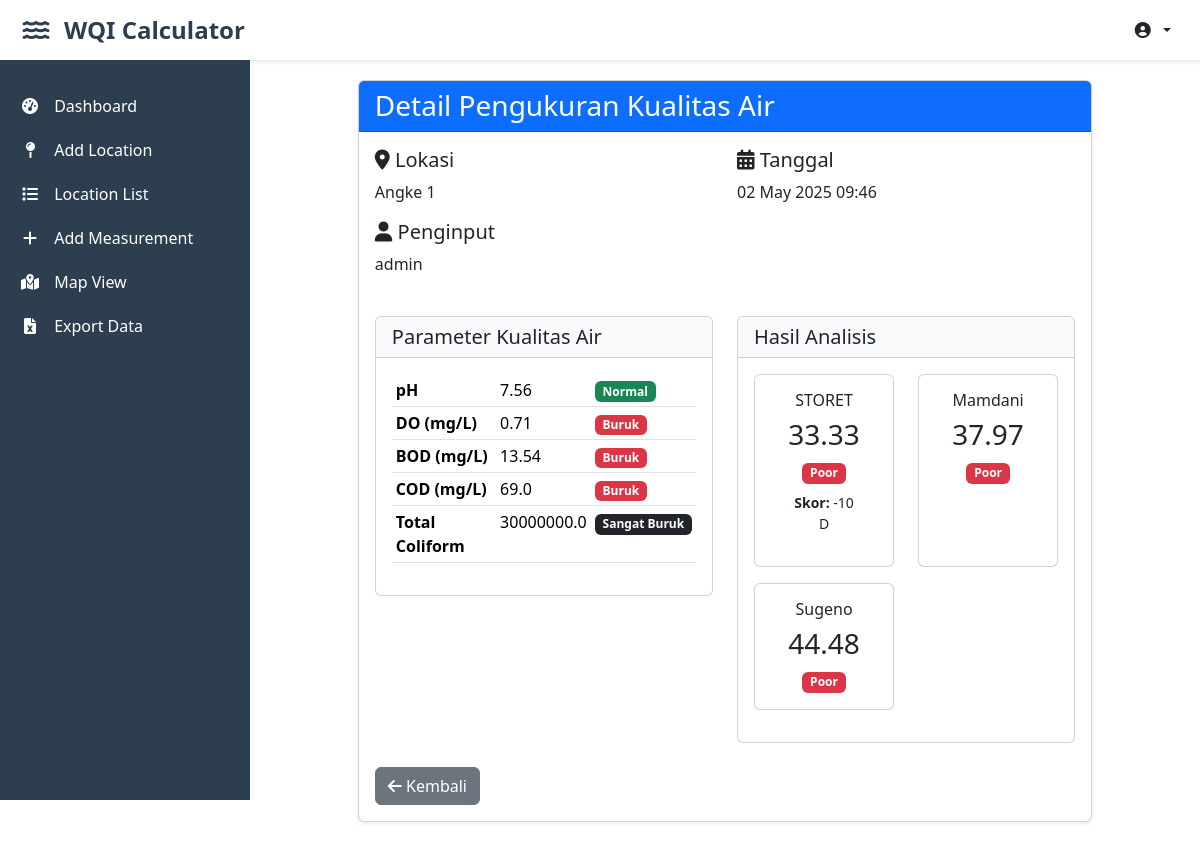
/measurement/1/, run on the app's committed database.
### wqi_app/models.py (models this page shows, shortened)
class WaterQualityMeasurement(models.Model):
    user = models.ForeignKey(User, on_delete=models.CASCADE)
    location = models.ForeignKey(Location, on_delete=models.CASCADE)
    date = models.DateTimeField(auto_now_add=True)
    ph = models.FloatField()
    do = models.FloatField()
    bod = models.FloatField()
    cod = models.FloatField()
    total_coliform = models.FloatField()
    mamdani_wqi = models.FloatField(null=True, blank=True)
    mamdani_category = models.CharField(max_length=20, null=True, blank=True)
    sugeno_wqi = models.FloatField(null=True, blank=True)
    sugeno_category = models.CharField(max_length=20, null=True, blank=True)
    storet_wqi = models.FloatField(null=True, blank=True)
    storet_category = models.CharField(max_length=20, null=True, blank=True)
    storet_score = models.IntegerField(null=True, blank=True)
    storet_class = models.CharField(max_length=50, null=True, blank=True)
    class Meta:
        ordering = ['-date']

class Location(models.Model):
    name = models.CharField(max_length=100)
    latitude = models.DecimalField(max_digits=9, decimal_places=6)
    longitude = models.DecimalField(max_digits=9, decimal_places=6)
    description = models.TextField(blank=True)
    class Meta:
        ordering = ['name']
        verbose_name = 'Location'
        verbose_name_plural = 'Locations'

### wqi_app/views.py (the view)
# urls.py: path('measurement/<int:measurement_id>/', views.measurement_detail, name='measurement_detail'),
def measurement_detail(request, measurement_id):  # Ganti parameter menjadi measurement_id
    measurement = get_object_or_404(WaterQualityMeasurement, pk=measurement_id)
    print(f"Debug - Kategori Sugeno: {measurement.sugeno_category}")
    print(f"Debug - Kategori Mamdani: {measurement.mamdani_category}")
    print(f"Debug - Kategori STORET: {measurement.storet_category}")
    context = {
        'measurement': measurement,
        'title': 'Detail Pengukuran'
    }
    return render(request, 'wqi_app/measurement_detail.html', context)

### wqi_app/templatetags/wqi_filters.py (called while the page is built)
@register.filter(name='get_category_color')
def get_category_color(category):
    if not category:
        return 'secondary'
    category = str(category).strip().lower()
    color_map = {
        'excellent': 'success',
        'baik sekali': 'success',
        'good': 'info',
        'baik': 'info',
        'fair': 'warning',
        'sedang': 'warning',
        'poor': 'danger',
        'buruk': 'danger',
        'sangat buruk': 'dark'
    }
    return color_map.get(category, 'secondary')

def _safe_float_conversion(value):
    try:
        return float(value)
    except (TypeError, ValueError):
        return None

@register.filter(name='get_ph_status')
def get_ph_status(value):
    ph_value = _safe_float_conversion(value)
    if ph_value is None:
        return mark_safe('<span class="badge bg-secondary">-</span>')
    if 6.5 <= ph_value <= 8.5:
        return mark_safe('<span class="badge bg-success" title="pH Optimal">Normal</span>')
    elif 6.0 <= ph_value < 6.5 or 8.5 < ph_value <= 9.0:
        return mark_safe('<span class="badge bg-warning" title="pH Diluar Range Optimal">Sedang</span>')
    else:
        return mark_safe('<span class="badge bg-danger" title="pH Berbahaya">Tidak Normal</span>')

@register.filter(name='get_do_status')
def get_do_status(value):
    do_value = _safe_float_conversion(value)
    if do_value is None:
        return mark_safe('<span class="badge bg-secondary">-</span>')
    if do_value >= 6:
        return mark_safe('<span class="badge bg-success" title="Oksigen Terlarut Tinggi">Baik</span>')
    elif 4 <= do_value < 6:
        return mark_safe('<span class="badge bg-warning" title="Oksigen Terlarut Cukup">Cukup</span>')
    elif 2 <= do_value < 4:
        return mark_safe('<span class="badge bg-warning" title="Oksigen Terlarut Rendah">Rendah</span>')
    else:
        return mark_safe('<span class="badge bg-danger" title="Oksigen Terlarut Sangat Rendah">Buruk</span>')

### wqi_app/templates/wqi_app/measurement_detail.html
{% extends 'base.html' %}
{% load wqi_filters %}
{% block content %}
<div class="container">
    <div class="row justify-content-center">
        <div class="col-lg-10">
            <div class="card shadow-sm mb-4">
                <div class="card-header bg-primary text-white">
                    <h3 class="mb-0">Detail Pengukuran Kualitas Air</h3>
                </div>
                <div class="card-body">
                    <div class="row mb-4">
                        <div class="col-md-6">
                            <h5><i class="fas fa-map-marker-alt"></i> Lokasi</h5>
                            <p>{{ measurement.location.name }}</p>
                            <h5><i class="fas fa-user"></i> Penginput</h5>
                            <p>{{ measurement.user.get_full_name|default:measurement.user.username }}</p>
                        </div>
                        <div class="col-md-6">
                            <h5><i class="fas fa-calendar-alt"></i> Tanggal</h5>
                            <p>{{ measurement.date|date:"d F Y H:i" }}</p>
                        </div>
                    </div>
                    <div class="row">
                        <div class="col-md-6 mb-4">
                            <div class="card">
                                <div class="card-header bg-light">
                                    <h5 class="mb-0">Parameter Kualitas Air</h5>
                                </div>
                                <div class="card-body">
                                    <table class="table table-sm">
                                        <tbody>
                                            <tr>
                                                <th>pH</th>
                                                <td>{{ measurement.ph }}</td>
                                                <td>{{ measurement.ph|get_ph_status }}</td>
                                            </tr>
                                            <tr>
                                                <th>DO (mg/L)</th>
                                                <td>{{ measurement.do }}</td>
                                                <td>{{ measurement.do|get_do_status }}</td>
                                            </tr>
                                            <tr>
                                                <th>BOD (mg/L)</th>
                                                <td>{{ measurement.bod }}</td>
                                                <td>{{ measurement.bod|get_bod_status }}</td>
                                            </tr>
                                            <tr>
                                                <th>COD (mg/L)</th>
                                                <td>{{ measurement.cod }}</td>
                                                <td>{{ measurement.cod|get_cod_status }}</td>
                                            </tr>
                                            <tr>
                                                <th>Total Coliform</th>
                                                <td>{{ measurement.total_coliform }}</td>
                                                <td>{{ measurement.total_coliform|get_tc_status }}</td>
                                            </tr>
                                        </tbody>
                                    </table>
                                </div>
                            </div>
                        </div>
                        <div class="col-md-6 mb-4">
                            <div class="card">
                                <div class="card-header bg-light">
                                    <h5 class="mb-0">Hasil Analisis</h5>
                                </div>
                                <div class="card-body">
                                    <div class="row">
                                        <div class="col-md-6 mb-3">
                                            <div class="card h-100">
                                                <div class="card-body text-center">
                                                    <h6>STORET</h6>
                                                    <h3>{{ measurement.storet_wqi|default:"-"|floatformat:2 }}</h3>
                                                    {% if measurement.storet_category %}
                                                    <span class="badge bg-{{ measurement.storet_category|get_category_color }}">
                                                        {{ measurement.storet_category|title }}
                                                    </span>
                                                    {% else %}
                                                    <span class="badge bg-secondary">Tidak tersedia</span>
                                                    {% endif %}
                                                    <p class="mt-2 small">
                                                        {% if measurement.storet_score %}
                                                        <strong>Skor:</strong> {{ measurement.storet_score }}<br>
                                                        {% endif %}
                                                        {% if measurement.storet_class %}
                                                        {{ measurement.storet_class }}
                                                        {% endif %}
                                                    </p>
                                                </div>
                                            </div>
                                        </div>
                                        <div class="col-md-6 mb-3">
                                            <div class="card h-100">
                                                <div class="card-body text-center">
                                                    <h6>Mamdani</h6>
                                                    <h3>{{ measurement.mamdani_wqi|default:"-"|floatformat:2 }}</h3>
                                                    {% if measurement.mamdani_category %}
                                                    <span class="badge bg-{{ measurement.mamdani_category|get_category_color }}">
                                                        {{ measurement.mamdani_category|title }}
                                                    </span>
                                                    {% else %}
                                                    <span class="badge bg-secondary">Tidak tersedia</span>
                                                    {% endif %}
                                                </div>
                                            </div>
                                        </div>
                                        <div class="col-md-6 mb-3">
                                            <div class="card h-100">
                                                <div class="card-body text-center">
                                                    <h6>Sugeno</h6>
                                                    <h3>{{ measurement.sugeno_wqi|default:"-"|floatformat:2 }}</h3>
                                                    {% if measurement.sugeno_category %}
                                                    <span class="badge bg-{{ measurement.sugeno_category|get_category_color }}">
                                                        {{ measurement.sugeno_category|title }}
                                                    </span>
                                                    {% else %}
                                                    <span class="badge bg-secondary">Tidak tersedia</span>
                                                    {% endif %}
                                                </div>
                                            </div>
                                        </div>
                                    </div>
                                </div>
                            </div>
                        </div>
                    </div>
                    <a href="{% url 'dashboard' %}" class="btn btn-secondary">
                        <i class="fas fa-arrow-left"></i> Kembali
                    </a>
                </div>
            </div>
        </div>
    </div>
</div>
{% endblock %}

### wqi_app/templates/base.html (style rules this page uses)
:root { --sidebar-width: 250px; --topbar-height: 60px; }
body { min-height: 100vh; overflow-x: hidden; }

### data on the page
WaterQualityMeasurement: location.name "Angke 1", user.get_full_name "admin", date "02 May 2025 09:46", ph "7.56", ph|get_ph_status "Normal", do "0.71", do|get_do_status "Buruk", bod "13.54", bod|get_bod_status "Buruk", cod "69.0", cod|get_cod_status "Buruk", total_coliform "30000000.0", total_coliform|get_tc_status "Sangat Buruk", storet_wqi "33.33", storet_category "Poor", storet_score "-10", storet_class "D", mamdani_wqi "37.97", mamdani_category "Poor", sugeno_wqi "44.48", sugeno_category "Poor"
